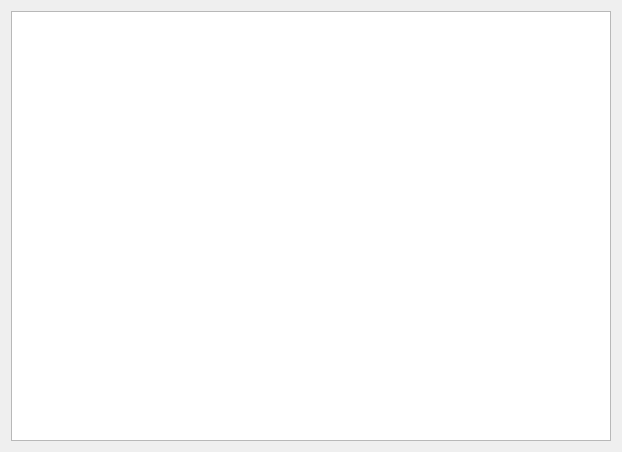
<?xml version="1.0" encoding="UTF-8"?>
<ui version="4.0">
 <class>ChannelTableWidget</class>
 <widget class="QWidget" name="ChannelTableWidget">
  <property name="geometry">
   <rect>
    <x>0</x>
    <y>0</y>
    <width>618</width>
    <height>448</height>
   </rect>
  </property>
  <property name="windowTitle">
   <string>Form</string>
  </property>
  <layout class="QGridLayout" name="gridLayout">
   <item row="0" column="0">
    <widget class="QTableView" name="ChannelTableView">
     <property name="minimumSize">
      <size>
       <width>600</width>
       <height>430</height>
      </size>
     </property>
     <property name="styleSheet">
      <string notr="true">selection-color: black; selection-background-color: rgba(30, 144, 255, 100);</string>
     </property>
     <property name="sizeAdjustPolicy">
      <enum>QAbstractScrollArea::AdjustToContentsOnFirstShow</enum>
     </property>
     <property name="selectionBehavior">
      <enum>QAbstractItemView::SelectRows</enum>
     </property>
     <property name="wordWrap">
      <bool>false</bool>
     </property>
     <attribute name="horizontalHeaderDefaultSectionSize">
      <number>70</number>
     </attribute>
     <attribute name="horizontalHeaderHighlightSections">
      <bool>false</bool>
     </attribute>
     <attribute name="verticalHeaderDefaultSectionSize">
      <number>19</number>
     </attribute>
    </widget>
   </item>
  </layout>
 </widget>
 <resources/>
 <connections/>
</ui>
